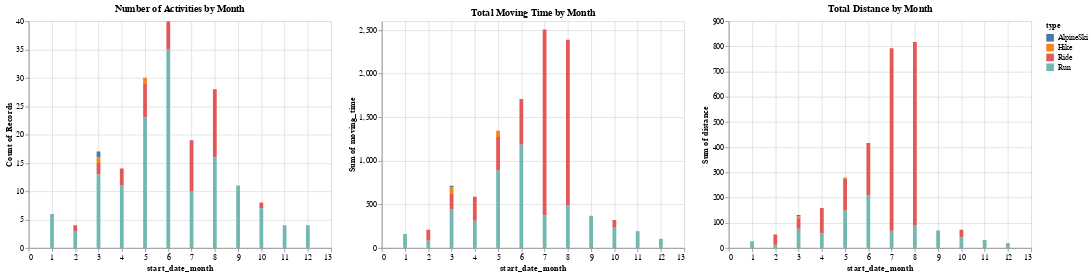

Notebook code for this chart:
### Code cell
data = df[['id','type','start_date_month','moving_time','distance']]

chart_activities = alt.Chart(data).mark_bar().encode(
    x='start_date_month',
    y='count(id)',
    color='type',
    tooltip=['start_date_month','type','count(id)']
).interactive()

chart_time = alt.Chart(data).mark_bar().encode(
    x='start_date_month',
    y='sum(moving_time)',
    color='type',
    tooltip=['start_date_month','type','sum(moving_time)']
).interactive()

chart_distance = alt.Chart(data).mark_bar().encode(
    x='start_date_month',
    y='sum(distance)',
    color='type',
    tooltip=['start_date_month','type','sum(distance)']
).interactive()

chart_activities.title = 'Number of Activities by Month'
chart_time.title = 'Total Moving Time by Month'
chart_distance.title = 'Total Distance by Month'

chart = alt.hconcat(chart_activities, chart_time, chart_distance)

chart

### Figure 1 — Vega-Lite specification as saved in the notebook (floating-point values rounded to 4 significant figures; data arrays with more than 128 entries replaced by an {"elided": "..."} marker saying what was removed)
{"$schema": "https://vega.github.io/schema/vega-lite/v2.6.0.json", "config": {"view": {"height": 300, "width": 400}}, "datasets": {"data-25229845250fd42a7db78b8e0e89769d": {"elided": "185 records"}}, "hconcat": [{"data": {"name": "data-25229845250fd42a7db78b8e0e89769d"}, "encoding": {"color": {"field": "type", "type": "nominal"}, "tooltip": [{"field": "start_date_month", "type": "quantitative"}, {"field": "type", "type": "nominal"}, {"aggregate": "count", "field": "id", "type": "quantitative"}], "x": {"field": "start_date_month", "type": "quantitative"}, "y": {"aggregate": "count", "field": "id", "type": "quantitative"}}, "mark": "bar", "selection": {"selector006": {"bind": "scales", "encodings": ["x", "y"], "mark": {"fill": "#333", "fillOpacity": 0.125, "stroke": "white"}, "on": "[mousedown, window:mouseup] > window:mousemove!", "resolve": "global", "translate": "[mousedown, window:mouseup] > window:mousemove!", "type": "interval", "zoom": "wheel!"}}, "title": "Number of Activities by Month"}, {"data": {"name": "data-25229845250fd42a7db78b8e0e89769d"}, "encoding": {"color": {"field": "type", "type": "nominal"}, "tooltip": [{"field": "start_date_month", "type": "quantitative"}, {"field": "type", "type": "nominal"}, {"aggregate": "sum", "field": "moving_time", "type": "quantitative"}], "x": {"field": "start_date_month", "type": "quantitative"}, "y": {"aggregate": "sum", "field": "moving_time", "type": "quantitative"}}, "mark": "bar", "selection": {"selector007": {"bind": "scales", "encodings": ["x", "y"], "mark": {"fill": "#333", "fillOpacity": 0.125, "stroke": "white"}, "on": "[mousedown, window:mouseup] > window:mousemove!", "resolve": "global", "translate": "[mousedown, window:mouseup] > window:mousemove!", "type": "interval", "zoom": "wheel!"}}, "title": "Total Moving Time by Month"}, {"data": {"name": "data-25229845250fd42a7db78b8e0e89769d"}, "encoding": {"color": {"field": "type", "type": "nominal"}, "tooltip": [{"field": "start_date_month", "type": "quantitative"}, {"field": "type", "type": "nominal"}, {"aggregate": "sum", "field": "distance", "type": "quantitative"}], "x": {"field": "start_date_month", "type": "quantitative"}, "y": {"aggregate": "sum", "field": "distance", "type": "quantitative"}}, "mark": "bar", "selection": {"selector008": {"bind": "scales", "encodings": ["x", "y"], "mark": {"fill": "#333", "fillOpacity": 0.125, "stroke": "white"}, "on": "[mousedown, window:mouseup] > window:mousemove!", "resolve": "global", "translate": "[mousedown, window:mouseup] > window:mousemove!", "type": "interval", "zoom": "wheel!"}}, "title": "Total Distance by Month"}]}
